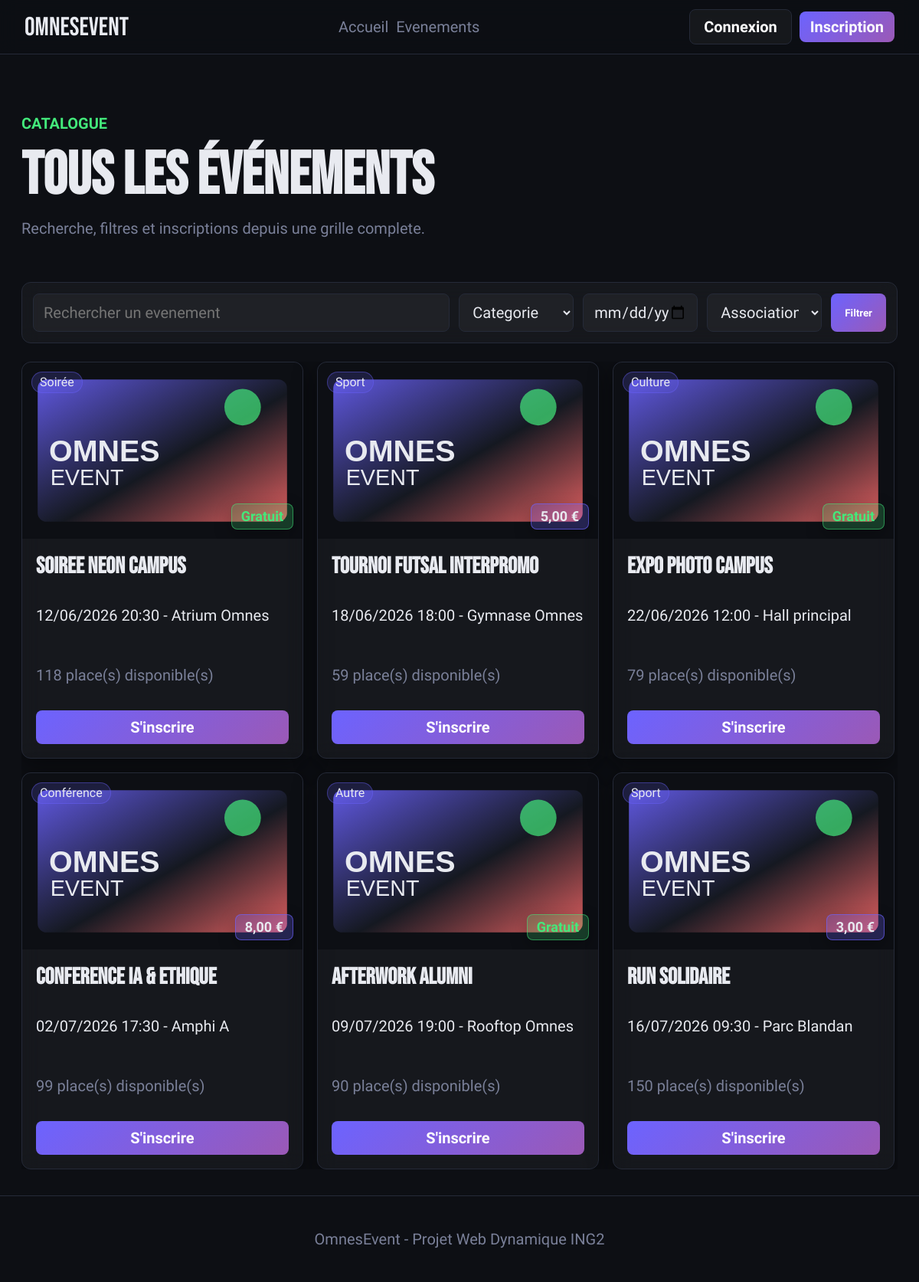
/event/list.php, run on the app's committed database.
### tables this page shows
CREATE TABLE evenements (
    id INT AUTO_INCREMENT PRIMARY KEY,
    titre VARCHAR(180) NOT NULL,
    description TEXT NOT NULL,
    categorie ENUM('Soirée','Sport','Culture','Conférence','Autre') NOT NULL,
    date_evenement DATETIME NOT NULL,
    nom_lieu VARCHAR(180) NOT NULL,
    adresse_lieu VARCHAR(255),
    latitude DECIMAL(10,7) NULL,
    longitude DECIMAL(10,7) NULL,
    url_affiche VARCHAR(255),
    capacite INT NOT NULL,
    prix DECIMAL(8,2) NOT NULL DEFAULT 0.00,
    cree_par INT NOT NULL,
    statut ENUM('en_attente','publie','annule') DEFAULT 'publie',
    cree_le DATETIME DEFAULT CURRENT_TIMESTAMP,
    CONSTRAINT fk_evenements_utilisateurs FOREIGN KEY (cree_par) REFERENCES utilisateurs(id) ON DELETE CASCADE
);

### includes/auth.php (called while the page is built, shortened)
<?php
function e($valeur) {
    return htmlspecialchars((string)$valeur, ENT_QUOTES, 'UTF-8');
}
function baseUrlSite() {
    $racineDocument = realpath($_SERVER['DOCUMENT_ROOT'] ?? '');
    $racineProjet = realpath(__DIR__ . '/..');
    if ($racineDocument && $racineProjet && strpos(strtolower($racineProjet), strtolower($racineDocument)) === 0) {
        $relatif = trim(str_replace('\\', '/', substr($racineProjet, strlen($racineDocument))), '/');
        return $relatif !== '' ? '/' . $relatif : '';
    }
    $script = $_SERVER['SCRIPT_NAME'] ?? '';
    $segments = explode('/', trim($script, '/'));
    return !empty($segments[0]) && substr($segments[0], -4) !== '.php' ? '/' . $segments[0] : '';
}
function urlSite($chemin = '') {
    if (strpos($chemin, '/omnesevent/') === 0) {
        $chemin = substr($chemin, strlen('/omnesevent'));
    } elseif ($chemin[0] !== '/') {
        $chemin = '/' . $chemin;
    }
    return baseUrlSite() . $chemin;
}
function estConnecte() {
    return isset($_SESSION['utilisateur_id']);
}
function prixEvenement($evenement) {
    return isset($evenement['prix']) ? max(0, (float)$evenement['prix']) : 0;
}
function evenementGratuit($evenement) {
    return prixEvenement($evenement) <= 0;
}
function libellePrix($evenement) {
    if (evenementGratuit($evenement)) {
        return 'Gratuit';
    }
    return number_format(prixEvenement($evenement), 2, ',', ' ') . ' €';
}
?>

### includes/event-card.php (the view)
<?php
$affiche = urlSite($evenement['url_affiche'] ?: '/assets/img/default-event.svg');
$places = isset($evenement['places_restantes']) ? (int)$evenement['places_restantes'] : placesRestantes($bdd, $evenement);
$prixClasse = evenementGratuit($evenement) ? 'free' : 'paid';
?>
<article class="event-card" data-category="<?php echo e($evenement['categorie']); ?>">
    <a href="<?php echo e(urlSite('/event/detail.php?id=' . (int)$evenement['id'])); ?>" class="poster">
        <img src="<?php echo e($affiche); ?>" alt="<?php echo e($evenement['titre']); ?>">
        <span class="badge category-badge"><?php echo e($evenement['categorie']); ?></span>
        <span class="badge price-badge <?php echo e($prixClasse); ?>"><?php echo e(libellePrix($evenement)); ?></span>
    </a>
    <div class="card-body">
        <h3><?php echo e($evenement['titre']); ?></h3>
        <p><?php echo date('d/m/Y H:i', strtotime($evenement['date_evenement'])); ?> - <?php echo e($evenement['nom_lieu']); ?></p>
        <p class="muted"><?php echo e($places); ?> place(s) disponible(s)</p>
        <a class="btn full" href="<?php echo e(estConnecte() ? urlSite('/event/detail.php?id=' . (int)$evenement['id']) : urlSite('/login.php')); ?>">S'inscrire</a>
    </div>
</article>

### event/list.php (shortened to what this page needs)
<?php
require_once __DIR__ . '/../includes/db.php';
require_once __DIR__ . '/../includes/auth.php';
$recherche = $_GET['q'] ?? '';
$date = $_GET['date'] ?? '';
$sql = "SELECT e.*, u.prenom, u.nom,
        (e.capacite - (
            SELECT COUNT(*) FROM inscriptions i
            WHERE i.evenement_id = e.id AND i.statut = 'confirme'
        )) AS places_restantes
        FROM evenements e
        INNER JOIN utilisateurs u ON e.cree_par = u.id
        WHERE e.statut = ?";
$params = array('publie');
$sql .= ' ORDER BY e.date_evenement ASC';
$requete = $bdd->prepare($sql);
$requete->execute($params);
$evenements = $requete->fetchAll(PDO::FETCH_ASSOC);
include __DIR__ . '/../includes/header.php';
?>
<section class="catalog-header">
    <div>
        <p class="eyebrow">Catalogue</p>
        <h1>Tous les &eacute;v&eacute;nements</h1>
        <p class="muted">Recherche, filtres et inscriptions depuis une grille complete.</p>
    </div>
</section>
<section class="section catalog-section">
    <form class="filters ajax-filters catalog-filters" method="get" action="<?php echo e(urlSite('/event/list.php')); ?>">
        <input type="search" name="q" placeholder="Rechercher un evenement" value="<?php echo e($recherche); ?>">
        <select name="categorie">
            <option value="">Categorie</option>
        </select>
        <input type="date" name="date" value="<?php echo e($date); ?>">
        <select name="association">
            <option value="">Association</option>
        </select>
        <button class="btn" type="submit">Filtrer</button>
    </form>
    <div id="event-grid" class="event-grid catalog-grid">
        <?php if ($evenements) { ?>
            <?php foreach ($evenements as $evenement) { include __DIR__ . '/../includes/event-card.php'; } ?>
        <?php } else { ?>
            <div class="panel empty-state">Aucun evenement ne correspond a votre recherche.</div>
        <?php } ?>
    </div>
</section>
<?php include __DIR__ . '/../includes/footer.php'; ?>

### assets/css/style.css (style rules this page uses)
:root { --bg: #0d0f14; --surface: #161a23; --border: #252a38; --accent: #6C63FF; --accent-2: #FF6B6B; --accent-3: #43E97B; --text: #E8EAF0; --text-muted: #7A8099; --radius: 12px; --shadow: 0 8px 32px rgba(0,0,0,0.45); }
* { box-sizing: border-box; }
body { margin: 0; background: var(--bg); color: var(--text); font-family: 'Barlow Condensed', Arial, sans-serif; font-size: 20px; letter-spacing: 0; }
a { color: inherit; text-decoration: none; }
img { max-width: 100%; display: block; }
.logo, h1, h2, h3 { font-family: 'Bebas Neue', Impact, sans-serif; letter-spacing: 0; }
.btn { min-height: 44px; border: 0; border-radius: 8px; padding: 10px 18px; display: inline-flex; align-items: center; justify-content: center; gap: 8px; color: white; cursor: pointer; background: linear-gradient(135deg, var(--accent), #9B59B6); transition: all .25s ease; font-family: inherit; font-weight: 700; }
.btn.full { width: 100%; }
.eyebrow { color: var(--accent-3); text-transform: uppercase; font-weight: 700; }
h1 { font-size: 56px; line-height: .94; margin: 12px 0 22px; }
h3 { font-size: 30px; margin: 0; }
.muted { color: var(--text-muted); }
.filters, .two-cols { display: grid; gap: 12px; }
input, select, textarea { width: 100%; min-height: 44px; border: 1px solid var(--border); border-radius: 8px; padding: 11px 13px; background: rgba(255,255,255,.04); color: var(--text); font: inherit; }
.section, .form-page, .auth-page, .detail-layout { width: min(1180px, 100%); margin: 0 auto; padding: 34px 18px; }
.event-grid, .dashboard-grid, .tickets, .preview-grid, .category-grid, .stats-grid { display: grid; gap: 18px; }
.event-card, .panel, .auth-card { background: rgba(255,255,255,0.04); backdrop-filter: blur(12px); border: 1px solid var(--border); border-radius: var(--radius); box-shadow: var(--shadow); }
.event-card { display: grid; grid-template-rows: auto 1fr; min-width: 0; overflow: hidden; }
.poster { position: relative; height: 230px; overflow: hidden; border-radius: var(--radius) var(--radius) 0 0; }
.poster img { width: 100%; height: 100%; object-fit: cover; transition: all .25s ease; }
.card-body, .panel, .auth-card { padding: 18px; }
.card-body { display: flex; min-width: 0; flex-direction: column; gap: 14px; }
.card-body h3 { overflow-wrap: anywhere; }
.card-body .btn { margin-top: auto; }
.badge { display: inline-flex; min-height: 28px; align-items: center; border-radius: 999px; padding: 4px 10px; background: rgba(108,99,255,.18); color: var(--text); border: 1px solid rgba(108,99,255,.4); font-size: 16px; line-height: 1; white-space: nowrap; }
.poster .badge, .featured-poster .price-badge { position: absolute; }
.poster .category-badge { left: 12px; top: 12px; }
.poster .price-badge, .featured-poster .price-badge { right: 12px; bottom: 12px; top: auto; left: auto; min-height: 34px; padding: 7px 12px; border-radius: 8px; font-size: 18px; font-weight: 700; box-shadow: 0 8px 22px rgba(0,0,0,.28); }
.price-badge.free, .price-detail.free, .status-badge.confirme { background: rgba(67,233,123,.2); border-color: rgba(67,233,123,.5); color: var(--accent-3); }
.price-badge.paid, .price-detail.paid { background: rgba(108,99,255,.26); border-color: rgba(108,99,255,.62); }
.catalog-header { width: min(1180px, 100%); margin: 0 auto; padding: 58px 18px 20px; }
.catalog-header h1 { margin-bottom: 8px; }
.catalog-section { padding-top: 18px; }
.catalog-filters { margin-bottom: 24px; padding: 14px; border: 1px solid var(--border); border-radius: var(--radius); background: rgba(255,255,255,0.04); backdrop-filter: blur(12px); }
.catalog-grid { max-height: none; }
@media (min-width: 700px) { h1 { font-size: 78px; } }
@media (min-width: 700px) { .filters { grid-template-columns: 1fr 150px 150px 150px auto; } }
@media (min-width: 700px) { .event-grid, .dashboard-grid { grid-template-columns: repeat(2, 1fr); } }
@media (min-width: 960px) { .event-grid { grid-template-columns: repeat(3, 1fr); } }
@media (min-width: 960px) { .catalog-grid { max-height: 1200px; overflow-y: auto; padding-right: 4px; } }

### data on the page
evenements: url_affiche (placeholder picture), categorie "Soirée", prix "Gratuit", titre "Soiree Neon Campus", date_evenement "12/06/2026 20:30", nom_lieu "Atrium Omnes", places "118"
evenements: url_affiche (placeholder picture), categorie "Sport", prix "5,00 €", titre "Tournoi Futsal Interpromo", date_evenement "18/06/2026 18:00", nom_lieu "Gymnase Omnes", places "59"
evenements: url_affiche (placeholder picture), categorie "Culture", prix "Gratuit", titre "Expo Photo Campus", date_evenement "22/06/2026 12:00", nom_lieu "Hall principal", places "79"
evenements: url_affiche (placeholder picture), categorie "Conférence", prix "8,00 €", titre "Conference IA & Ethique", date_evenement "02/07/2026 17:30", nom_lieu "Amphi A", places "99"
evenements: url_affiche (placeholder picture), categorie "Autre", prix "Gratuit", titre "Afterwork Alumni", date_evenement "09/07/2026 19:00", nom_lieu "Rooftop Omnes", places "90"
evenements: url_affiche (placeholder picture), categorie "Sport", prix "3,00 €", titre "Run Solidaire", date_evenement "16/07/2026 09:30", nom_lieu "Parc Blandan", places "150"
